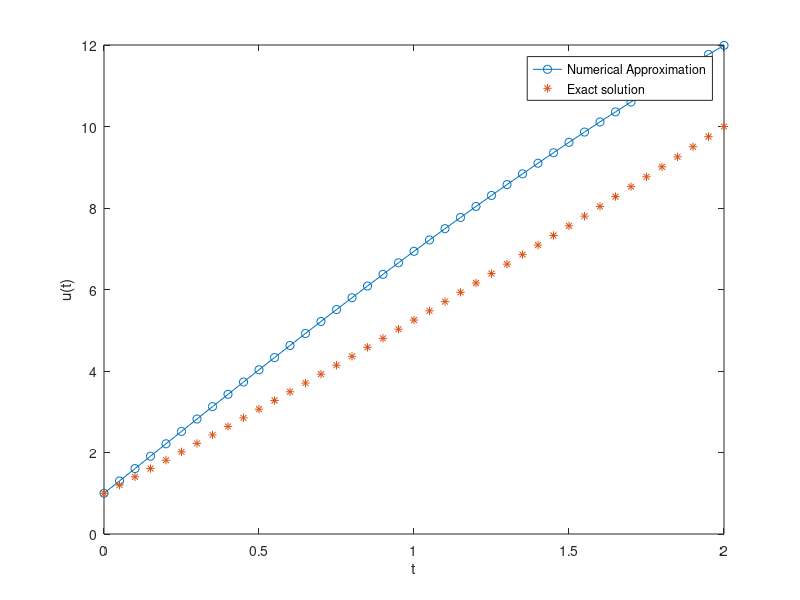

This chart was generated by the following MATLAB code:
%Backward Euler's Method

clear all;
format long;
% Define the differential equation and initial condition
f = @(u,t) 2 + sqrt(u) - 2*t + 3;
u0 = 1;

% Define the time step size and time interval
dt = 0.05;

N = length(0:dt:2);
t = linspace(0,2,N);
u = zeros(size(t));
u(1) = u0;

% Apply the backward Euler's method with the Newton-Raphson method
for n = 1:N-1
    tn = t(n);
    un = u(n);
    tn1 = t(n+1);
    
    % Define the nonlinear equation to solve using Newton-Raphson method
    nf = @(un1) un1 - un - dt*f(un1,tn1);
    dF = @(un1) 1 - dt/(2*sqrt(un1-2*tn1+3));
    
    % Use the Newton-Raphson method to solve the nonlinear equation
    un1 = un;
    tol = 1e-6;
    maxit = 100;
    for i = 1:maxit
        un1_new = un1 - nf(un1)/dF(un1);
        if abs(nf(un1_new)) < tol
            break;
        end
        un1 = un1_new;
    end
    
    % Store the solution at the next time step
    u(n+1) = un1;
end

% Plot the numerical solution and the exact solution
exact_sol = 1 + 4*t + t.^2/4;
plot(t, u, '-o', t, exact_sol, '*');
legend('Numerical Approximation', 'Exact solution');
xlabel('t')
ylabel('u(t)')
